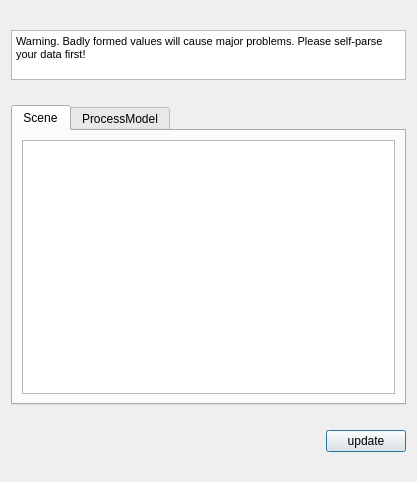
<?xml version="1.0" encoding="UTF-8"?>
<ui version="4.0">
 <class>SimulationParameters</class>
 <widget class="QDialog" name="SimulationParameters">
  <property name="geometry">
   <rect>
    <x>0</x>
    <y>0</y>
    <width>417</width>
    <height>482</height>
   </rect>
  </property>
  <property name="windowTitle">
   <string>Dialog</string>
  </property>
  <layout class="QVBoxLayout" name="verticalLayout">
   <item>
    <widget class="QTextEdit" name="textEdit">
     <property name="sizePolicy">
      <sizepolicy hsizetype="Expanding" vsizetype="Minimum">
       <horstretch>0</horstretch>
       <verstretch>0</verstretch>
      </sizepolicy>
     </property>
     <property name="maximumSize">
      <size>
       <width>16777215</width>
       <height>50</height>
      </size>
     </property>
     <property name="frameShadow">
      <enum>QFrame::Plain</enum>
     </property>
     <property name="readOnly">
      <bool>true</bool>
     </property>
     <property name="html">
      <string>&lt;!DOCTYPE HTML PUBLIC &quot;-//W3C//DTD HTML 4.0//EN&quot; &quot;http://www.w3.org/TR/REC-html40/strict.dtd&quot;&gt;
&lt;html&gt;&lt;head&gt;&lt;meta name=&quot;qrichtext&quot; content=&quot;1&quot; /&gt;&lt;style type=&quot;text/css&quot;&gt;
p, li { white-space: pre-wrap; }
&lt;/style&gt;&lt;/head&gt;&lt;body style=&quot; font-family:'MS Shell Dlg 2'; font-size:8.25pt; font-weight:400; font-style:normal;&quot;&gt;
&lt;p style=&quot; margin-top:0px; margin-bottom:0px; margin-left:0px; margin-right:0px; -qt-block-indent:0; text-indent:0px;&quot;&gt;&lt;span style=&quot; font-size:8pt;&quot;&gt;Warning. Badly formed values will cause major problems. Please self-parse your data first!&lt;/span&gt;&lt;/p&gt;&lt;/body&gt;&lt;/html&gt;</string>
     </property>
     <property name="textInteractionFlags">
      <set>Qt::NoTextInteraction</set>
     </property>
    </widget>
   </item>
   <item>
    <widget class="QTabWidget" name="tabWidget">
     <property name="sizePolicy">
      <sizepolicy hsizetype="MinimumExpanding" vsizetype="Maximum">
       <horstretch>0</horstretch>
       <verstretch>0</verstretch>
      </sizepolicy>
     </property>
     <property name="minimumSize">
      <size>
       <width>0</width>
       <height>300</height>
      </size>
     </property>
     <property name="currentIndex">
      <number>0</number>
     </property>
     <widget class="QWidget" name="tabScene">
      <attribute name="title">
       <string>Scene</string>
      </attribute>
      <layout class="QHBoxLayout" name="horizontalLayout">
       <item>
        <widget class="QTableWidget" name="sceneTableWidget"/>
       </item>
      </layout>
     </widget>
     <widget class="QWidget" name="tabProcessModel">
      <attribute name="title">
       <string>ProcessModel</string>
      </attribute>
      <layout class="QHBoxLayout" name="horizontalLayout_3">
       <item>
        <widget class="QTableWidget" name="processModelTableWidget"/>
       </item>
      </layout>
     </widget>
    </widget>
   </item>
   <item>
    <layout class="QHBoxLayout" name="horizontalLayout_2">
     <item>
      <spacer name="horizontalSpacer">
       <property name="orientation">
        <enum>Qt::Horizontal</enum>
       </property>
       <property name="sizeType">
        <enum>QSizePolicy::MinimumExpanding</enum>
       </property>
       <property name="sizeHint" stdset="0">
        <size>
         <width>40</width>
         <height>20</height>
        </size>
       </property>
      </spacer>
     </item>
     <item>
      <widget class="QPushButton" name="pushButton">
       <property name="sizePolicy">
        <sizepolicy hsizetype="Minimum" vsizetype="Fixed">
         <horstretch>0</horstretch>
         <verstretch>0</verstretch>
        </sizepolicy>
       </property>
       <property name="text">
        <string>update</string>
       </property>
      </widget>
     </item>
    </layout>
   </item>
  </layout>
 </widget>
 <resources/>
 <connections>
  <connection>
   <sender>pushButton</sender>
   <signal>clicked()</signal>
   <receiver>SimulationParameters</receiver>
   <slot>updateParameters()</slot>
   <hints>
    <hint type="sourcelabel">
     <x>366</x>
     <y>278</y>
    </hint>
    <hint type="destinationlabel">
     <x>396</x>
     <y>282</y>
    </hint>
   </hints>
  </connection>
 </connections>
 <slots>
  <slot>updateParameters()</slot>
 </slots>
</ui>
